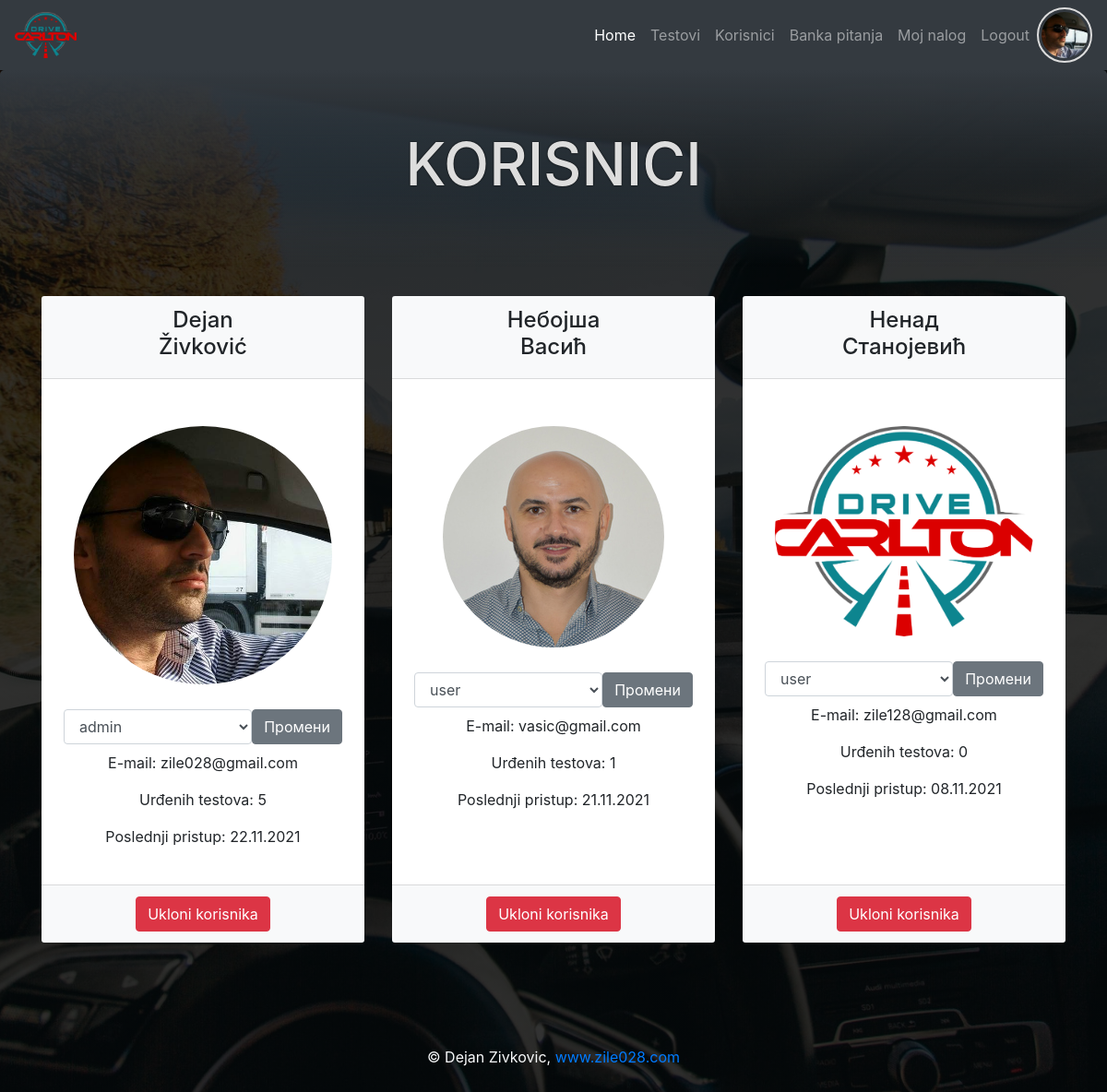
Screenshot of /all_users.php (signed in) with the database file from the repository.
### tables this page shows
CREATE TABLE `users` (
  `id` int(11) NOT NULL,
  `first_name` varchar(50) NOT NULL,
  `last_name` varchar(50) NOT NULL,
  `date_birth` date NOT NULL,
  `email` varchar(50) NOT NULL,
  `password` varchar(60) NOT NULL,
  `created_at` timestamp NOT NULL DEFAULT CURRENT_TIMESTAMP,
  `last_login` timestamp NOT NULL DEFAULT CURRENT_TIMESTAMP,
  `profil_img` varchar(60) DEFAULT NULL,
  `role_id` int(11) DEFAULT NULL
);

CREATE TABLE `roles` (
  `id` int(11) NOT NULL,
  `role` varchar(30) NOT NULL,
  `description` varchar(255) NOT NULL
);

### all_users.php (called while the page is built, shortened)
<?php
require_once "core/init.php";
$user_info = $User->selectSingleJoin(
    ["users", "roles"],
    "role_id",
    ["id" => $_SESSION["id"]]
);
$roles = $User->selectAll("roles");
$all_users=$User->usersInfo();
require_once ROOT . "/view/all_users.view.php";

### core/init.php (called while the page is built, shortened)
<?php
require_once "function.php";
require_once "classes/Conection.php";
require_once "classes/QueryBuilder.php";
require_once "classes/User.php";
$database = $conn_config["work_desktop"];
$User         = new User($database);

### core/classes/User.php (called while the page is built, shortened)
<?php
class User extends QueryBuilder
{
    public function isLoged()
    {
        if (isset($_SESSION["id"])) {
            return false;
        } else {
            return true;
        }
    }
    public function usersInfo()
    {
        $sql = "SELECT
                u.id,
                u.first_name,
                u.last_name,
                u.email,
                u.last_login,
                u.profil_img,
                r.role,
                u.role_id,
                COUNT(ut.user_id) number_tests
                FROM users u
                LEFT JOIN user_test ut ON u.id = ut.user_id
                JOIN roles r ON r.id = u.role_id
                GROUP BY u.id
                ORDER BY FIELD(r.role, 'admin','user')";
        $qry = $this->db->prepare($sql);
        $qry->execute();
        $result = $qry->fetchAll(PDO::FETCH_ASSOC);
        return $result;
    }
}

### core/classes/QueryBuilder.php (called while the page is built, shortened)
<?php
class QueryBuilder extends Connection
{
    public function selectAll(string $table, array $criteria = [])
    {
        $sql = "SELECT * FROM {$table}";
        $qry = $this->db->prepare($sql);
        if (count($criteria) > 0) {
            $qry->execute($criteria);
        } else {
            $qry->execute();
        }
        $result = $qry->fetchAll(PDO::FETCH_ASSOC);
        return $result;
    }
    public function selectSingleJoin(array $table, String $join_on, $criteria)
    {
        $key = key($criteria);
        $sql = "SELECT
                {$table[0]}.*, {$table[0]}.id {$table[0]}_id, {$table[1]}.*
                FROM {$table[0]}
                JOIN {$table[1]}
                ON {$table[0]}.{$join_on} = {$table[1]}.id
                WHERE {$table[0]}.{$key} = :{$key}";
        $qry = $this->db->prepare($sql);
        $qry->execute($criteria);
        $result = $qry->fetch(PDO::FETCH_OBJ);
        return $result;
    }
}

### core/classes/Conection.php (called while the page is built, shortened)
<?php
class Connection
{
    public function __construct($database)
    {
        try {
            $this->db = new PDO("mysql:host={$database['host']};dbname={$database['dbname']}", $database["user"], $database["password"]);
        } catch (PDOException $err) {
            die("Doslo je do greske. Nije moguce konektovati se sa bazom - " . $err->getMessage());
        }
    }
}

### core/function.php (called while the page is built, shortened)
<?php
function displayDate($arg)
{
    return date("d.m.Y", strtotime($arg));
}

### view/all_users.view.php (the view)
<?php
require ROOT . "/include/top.php";
require ROOT . "/include/main_nav.php";
?>
<header class="jumbotron text-center">
    <h1>Korisnici</h1>
</header>
<section class="container">
    <article class="row justify-content-start">
        <?php foreach ($all_users as $user): ?>
        <article class="card col-md-4 mb-3 bg-transparent border-0">
            <div class="card-header bg-light text-center">
                <h4><?php echo "{$user["first_name"]}<br>{$user["last_name"]}" ?></h4>
            </div>
            <div class="card-body p-4 bg-white text-center d-flex flex-column">
                <div class="thumbnail all-user my-3 mx-auto">
                    <?php if($user["profil_img"]): ?>
                    <img class="rounded-circle" src="<?php echo SRC_URI . $user["profil_img"]; ?>" alt="">
                    <?php else: ?>
                    <img class="rounded-circle" src="<?php echo ROOT_DIR . "/asset/logo.png"; ?>" alt="">
                    <?php endif; ?>
                </div>
                <div>
                    <form class="d-flex mb-2" action="all_users.php?id=<?php echo $user["id"]; ?>" method="POST">
                        <select class="form-control" name="role">
                            <?php foreach($roles as $role): ?>
                            <option <?php echo $role["id"]==$user["role_id"]? "selected":"" ; ?>
                                value="<?php echo $role["id"]; ?>">
                                <?php echo $role["role"]; ?>
                            </option>
                            <?php endforeach; ?>
                        </select>
                        <button class="btn btn-secondary" type="submit" name="change_role">Промени</button>
                    </form>
                    <p>E-mail: <?php echo $user["email"]; ?></p>
                    <p>Urđenih testova: <?php echo $user["number_tests"]; ?></p>
                    <p>Poslednji pristup: <?php echo displayDate($user["last_login"]); ?></p>
                </div>
            </div>
            <div class="card-footer bg-light text-center">
                <a class="btn btn-danger" href="delete.php?action=user&id=<?php echo $user["id"]; ?>">Ukloni
                    korisnika</a>
            </div>
        </article>
        <?php endforeach; ?>
    </article>
</section>
<?php
require ROOT . "/include/bottom.php";
?>

### include/main_nav.php (shortened to what this page needs)
<nav class="navbar navbar-expand-lg navbar-dark bg-dark">
    <a class="navbar-brand" href="<?php echo ROOT_DIR; ?>"><img class="img-fluid" src="asset/logo-sm.png" alt=""></a>
    <div class="collapse navbar-collapse" id="navbarNav">
        <ul class="navbar-nav ml-auto">
            <li class="nav-item active">
                <a class="nav-link" href="<?php echo ROOT_DIR; ?>">Home</a>
            </li>
            <li class="nav-item">
                <a class="nav-link" href="<?php echo ROOT_DIR; ?>/testovi.php">Testovi</a>
            </li>
            <?php if(!$User->isLoged() && $user_info->role=="admin"): ?>
            <li class="nav-item">
                <a class="nav-link" href="all_users.php">Korisnici</a>
            </li>
            <li class="nav-item">
                <a class="nav-link" href="question_bank.php">Banka pitanja</a>
            </li>
            <?php endif; ?>
            <?php if($User->isLoged()): ?>
            <li class="nav-item">
                <a class="nav-link" href="login_register.php">Login / Register</a>
            </li>
            <?php else: ?>
            <li class="nav-item">
                <a class="nav-link" href="user.php">Moj nalog</a>
            </li>
            <li class="nav-item">
                <a class="nav-link" href="logout.php">Logout</a>
            </li>
            <?php endif; ?>
        </ul>
        <?php if(!$User->isLoged()): ?>
        <div class="loged-profil">
            <img src="<?php echo ROOT_DIR . TARGET_DIR . ($user_info->profil_img ?:"../asset/logo-sm.png"); ?>" alt="">
        </div>
        <?php endif; ?>
    </div>
</nav>

### css/style.css (style rules this page uses)
* { margin: 0; padding: 0; box-sizing: border-box; }
body { background: linear-gradient(rgba(0, 0, 0, 0.8), rgba(0, 0, 0, 0.8)), url(../asset/bg.jpg); background-position: center top; background-size: cover; background-attachment: fixed; }
.jumbotron { background: linear-gradient(to bottom, rgba(52, 58, 64, 1), rgba(0, 0, 0, 0)); color: #ddd; }
h1 { text-transform: uppercase; font-size: 4rem; }
h1, h1 + * { text-shadow: 0 0 2px #000; }
.navbar-brand img, .loged-profil img { height: 50px; }
.loged-profil img { border: 2px solid #ddd; padding: 3px; border-radius: 50%; width: 60px; height: 60px; object-fit: cover; }
.thumbnail { padding: 10px; border: 1px solid #fff; border-radius: 5px; min-height: 250px; }
.thumbnail img { height: 100%; width: 100%; object-fit: cover; display: block; }

### rows the page displays
users: profil_img (picture), first_name "Dejan", last_name "Živković", role "admin", email "zile028@gmail.com", number_tests "5", last_login "22.11.2021"
users: first_name "Небојша", last_name "Васић", profil_img (picture), role "user", email "vasic@gmail.com", number_tests "1", last_login "21.11.2021"
users: first_name "Ненад", last_name "Станојевић", role "user", email "zile128@gmail.com", number_tests "0", last_login "08.11.2021"
